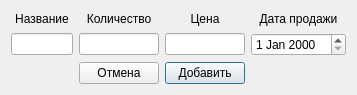
<?xml version="1.0" encoding="UTF-8"?>
<ui version="4.0">
 <class>adding</class>
 <widget class="QDialog" name="adding">
  <property name="geometry">
   <rect>
    <x>0</x>
    <y>0</y>
    <width>357</width>
    <height>95</height>
   </rect>
  </property>
  <property name="windowTitle">
   <string>Dialog</string>
  </property>
  <layout class="QGridLayout" name="gridLayout">
   <item row="1" column="0">
    <widget class="QLineEdit" name="nameL">
     <property name="inputMask">
      <string/>
     </property>
     <property name="frame">
      <bool>true</bool>
     </property>
    </widget>
   </item>
   <item row="1" column="3">
    <widget class="QLineEdit" name="priceL"/>
   </item>
   <item row="0" column="4">
    <widget class="QLabel" name="label_3">
     <property name="text">
      <string>Дата продажи</string>
     </property>
     <property name="alignment">
      <set>Qt::AlignCenter</set>
     </property>
    </widget>
   </item>
   <item row="0" column="0">
    <widget class="QLabel" name="label">
     <property name="text">
      <string>Название</string>
     </property>
     <property name="alignment">
      <set>Qt::AlignCenter</set>
     </property>
    </widget>
   </item>
   <item row="0" column="1" colspan="2">
    <widget class="QLabel" name="label_4">
     <property name="text">
      <string>Количество</string>
     </property>
     <property name="alignment">
      <set>Qt::AlignCenter</set>
     </property>
    </widget>
   </item>
   <item row="0" column="3">
    <widget class="QLabel" name="label_2">
     <property name="text">
      <string>Цена</string>
     </property>
     <property name="alignment">
      <set>Qt::AlignCenter</set>
     </property>
    </widget>
   </item>
   <item row="1" column="1" colspan="2">
    <widget class="QLineEdit" name="countL"/>
   </item>
   <item row="3" column="3">
    <widget class="QPushButton" name="pushButton">
     <property name="text">
      <string>Добавить</string>
     </property>
    </widget>
   </item>
   <item row="3" column="1" colspan="2">
    <widget class="QPushButton" name="pushButton_2">
     <property name="text">
      <string>Отмена</string>
     </property>
    </widget>
   </item>
   <item row="1" column="4">
    <widget class="QDateEdit" name="dateEdit"/>
   </item>
  </layout>
  <zorder>horizontalSpacer_3</zorder>
  <zorder>horizontalSpacer_4</zorder>
  <zorder>label_3</zorder>
  <zorder>label_4</zorder>
  <zorder>horizontalSpacer_5</zorder>
  <zorder>horizontalSpacer_6</zorder>
  <zorder>horizontalSpacer_7</zorder>
  <zorder>horizontalSpacer_8</zorder>
  <zorder>nameL</zorder>
  <zorder>priceL</zorder>
  <zorder>label</zorder>
  <zorder>label_2</zorder>
  <zorder>pushButton</zorder>
  <zorder>pushButton_2</zorder>
  <zorder>countL</zorder>
  <zorder>dateEdit</zorder>
 </widget>
 <tabstops>
  <tabstop>nameL</tabstop>
  <tabstop>countL</tabstop>
  <tabstop>priceL</tabstop>
  <tabstop>dateEdit</tabstop>
  <tabstop>pushButton</tabstop>
  <tabstop>pushButton_2</tabstop>
 </tabstops>
 <resources/>
 <connections/>
</ui>
